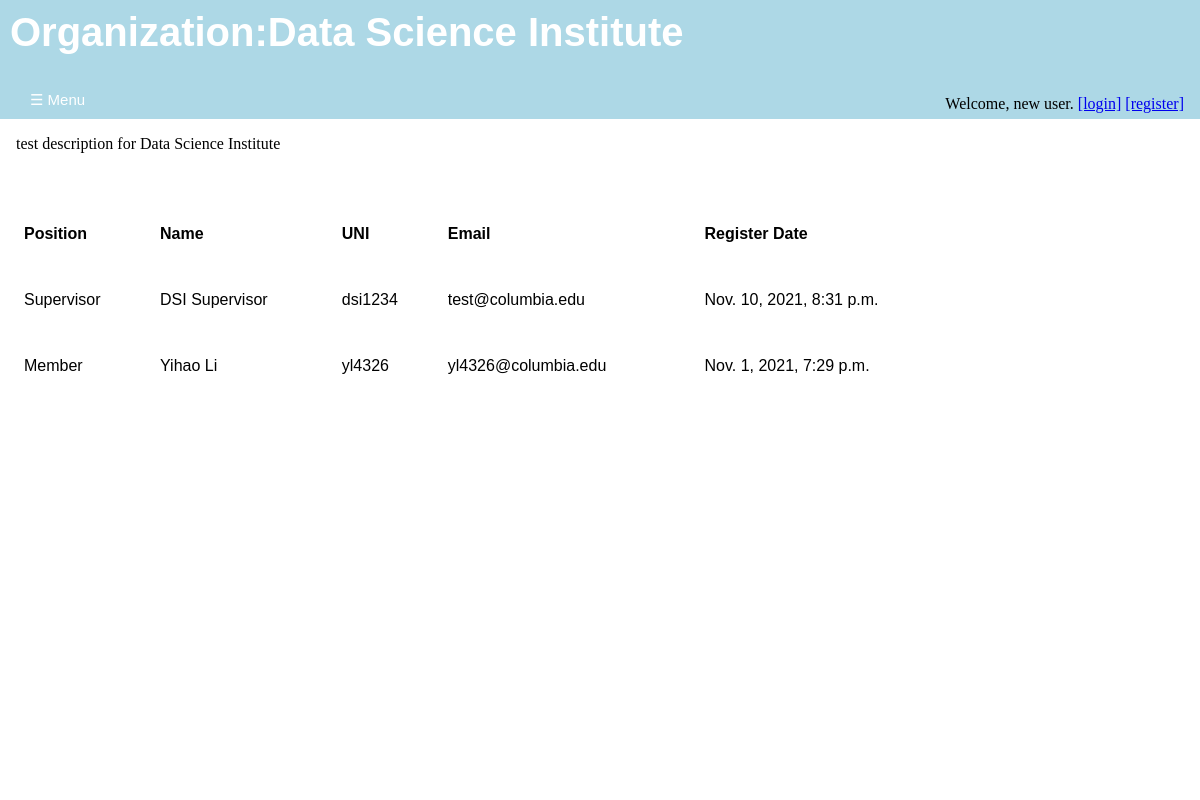
Screenshot of /annotations/organization/1/ with the database file from the repository.
### annotations/models.py (models this page shows, shortened)
class Organization(models.Model):
    organization_name = models.CharField(
        max_length = 40,
        unique = True
        )
    supervisor = models.ForeignKey(
        User,
        on_delete=models.SET_NULL,
        null = True,
        blank = True
        )
    description = models.TextField(blank = True, null = True)

class User(auth_user):
    UNI = models.CharField(
        max_length = 8,
        unique = True
        )
    register_date = models.DateTimeField(
        'date of registration',
        auto_now_add = True,
        blank = True
        )
    organizations = models.ForeignKey(
        'Organization',
        on_delete = models.PROTECT,
        null = True,
        blank = True
        )

### annotations/views.py (the view)
# urls.py: path('organization/<int:organization_id>/', views.organization_profile_view_others, name = 'organization-view-others'),
def organization_profile_view_others(request, organization_id):
    org = Organization.objects.get(id=organization_id)
    supervisor = org.supervisor
    if supervisor != None:
        peoples = User.objects.filter(organizations = org).exclude(id = org.supervisor.id)
    else:
        peoples = User.objects.filter(organizations = org)
    return render(
        request,
        "annotations/organization_view.html",
        {
        "organization": org,
        "supervisor": supervisor,
        "member_list": peoples
        })

### annotations/templates/annotations/organization_view.html (shortened to what this page needs)
{% extends 'annotations/base.html' %}
{% block content %}
    <div id='title' class='title'>
      <h1>Organization:{{organization.organization_name}}</h1>
      <div id='login-widget' class='login-widget'>
      {% if user.is_authenticated %}
         <p>Welcome, {{ user.get_username }}.</p>
         <a href="{% url 'annotations:logout' %}">[logout]</a>
      {% else %}
        <p>Welcome, new user.</p>
        <a href="{% url 'annotations:login' %}" >[login]</a>
        <a href="{% url 'annotations:registration' %}" >[register]</a>
      {% endif %}
      </div>
      <button class="openbutton" onclick="openNav()">&#9776; Menu</button>
    </div>
    <div id='body' class='body'>
      <div class="Introduction">
        <p>{{organization.description}}</p>
      </div>
      <table>
        <tr>
          <th><p>Position</p></th>
          <th><p>Name</p></th>
          <th><p>UNI</p></th>
          <th><p>Email</p></th>
          <th><p>Register Date</p></th>
        </tr>
        {% if supervisor %}
        <tr>
          <td><p>Supervisor</p></td>
          <td><a href="{% url 'annotations:profile-others' supervisor.id %}">{{supervisor.first_name}} {{supervisor.last_name}}</a></td>
          <td><p>{{supervisor.UNI}}</p></td>
          <td><p>{{supervisor.email}}</p></td>
          <td><a>{{supervisor.register_date}}</a></td>
         </tr>
        {% endif %}
        {% for members in member_list%}
          <tr>
            <td><p>Member</p></td>
            <td><a href="{% url 'annotations:profile-others' members.id %}">{{members.first_name}} {{members.last_name}}</a></td>
            <td><p>{{members.UNI}}</p></td>
            <td><p>{{members.email}}</p></td>
            <td><a>{{members.register_date}}</a></td>
           </tr>
        {% endfor %}
      </table>
    </div>
{% endblock %}

### annotations/static/annotations/style.css (style rules this page uses)
div#login-widget.login-widget { position: absolute; right: 1em; bottom: 0px; width: auto; height: 1.5em; }
.login-widget a { display: inline-block; }
.login-widget p { display: inline-block; margin-block-start: 0em; margin-block-end: 0em; }
div#title.title { background-color: lightblue; align-items: center; position:fixed; top:0px; left:0px; height:calc(10% + 39px); width: 100%; transition: margin-left .3s; transition: width .3s; display: flex; flex: 1 1 auto; justify-content: flex-start; }
.title h1 { position: absolute; font-size: 2.5em; z-index: 1; top: 0em; margin-block-start: 0em; margin-block-end: 0em; padding-top: 0.25em; padding-left: 0.25em; }
.openbutton { position: absolute; bottom: 0; z-index: 1; font-size: 15px; cursor: pointer; background-color: lightblue; color: white; float: left; padding: 10px 2em; border: none; }
div#body.body { position:absolute; left:0px; top: calc(10% + 39px); height: 85%; width: 100%; background-color: white; transition: margin-left .3s; transition: width .3s; display: flex; flex: 1 1 auto; flex-direction:column; justify-content: flex-start; padding-left: 1em; }
h1 { display: table-cell; color: white; text-align: left; font-size: 2em; font-family: Arial, Helvetica, sans-serif; }
table { top: 10%; margin-top: 2em; width: 80%; padding: 0; border-collapse: collapse; font-family: Arial, Helvetica, sans-serif; table-layout:auto; }
td, th { text-align: left; padding: 0.5em; text-decoration: none; }
.body a { text-decoration: none; }
.body a:link { color:black; }

### rows the page displays
Organization: organization_name "Data Science Institute", description "test description for Data Science Institute"
User: UNI "dsi1234", register_date "Nov. 10, 2021, 8:31 p.m."
User: first_name "Yihao", last_name "Li", UNI "yl4326", email "yl4326@columbia.edu", register_date "Nov. 1, 2021, 7:29 p.m."

### other values shown
{{ supervisor.first_name }} "DSI"
{{ supervisor.last_name }} "Supervisor"
{{ supervisor.email }} "test@columbia.edu"
